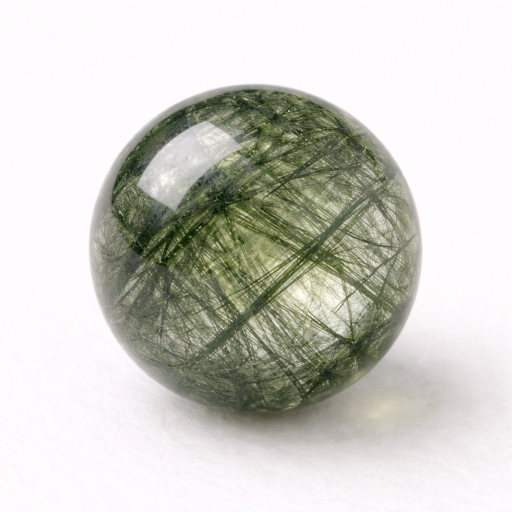
#> input picture raw_materials/bead_green_rutile.png, 1024 x 1024 px (shown at 1/2 size); its folder holds only this picture in this run
$ python compress_materials.py
#> lines starting #> are read from the running program, lines starting #| are printed output that depends on the picture
from pathlib import Path
from PIL import Image

RAW_DIR = Path("raw_materials")
OUT_DIR = Path("materials")

MAX_SIZE = 600  # 最长边 600px
OUT_DIR.mkdir(parents=True, exist_ok=True)

# 支持的图片格式
EXTS = ["*.png", "*.jpg", "*.jpeg", "*.webp"]

files = []
for ext in EXTS:
    files.extend(list(RAW_DIR.glob(ext)))

print(f"Found {len(files)} images in {RAW_DIR}.")

for img_path in files:
    img = Image.open(img_path).convert("RGBA")
    w, h = img.size
#> w = 1024; h = 1024

    scale = min(1.0, MAX_SIZE / max(w, h))
#> scale = 0.586
    new_size = (int(w * scale), int(h * scale))
#> new_size = (600, 600)
    img = img.resize(new_size, Image.LANCZOS)
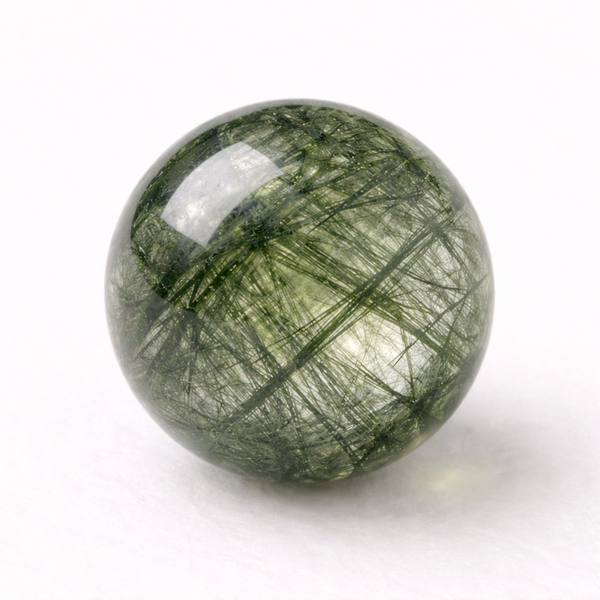
#> img: PIL image 600x600 RGBA; mean R, G, B, A 205.3, 205, 197.9, 255

    out_path = OUT_DIR / img_path.name  # 保持同名
    out_path.parent.mkdir(parents=True, exist_ok=True)

    img.save(out_path, format="PNG", optimize=True)

    print(f"Compressed {img_path.name} -> {out_path} ({new_size[0]}x{new_size[1]})")
#| Compressed bead_green_rutile.png -> materials/bead_green_rutile.png (600x600)

print("Done. Compressed images are in 'materials/'.")
